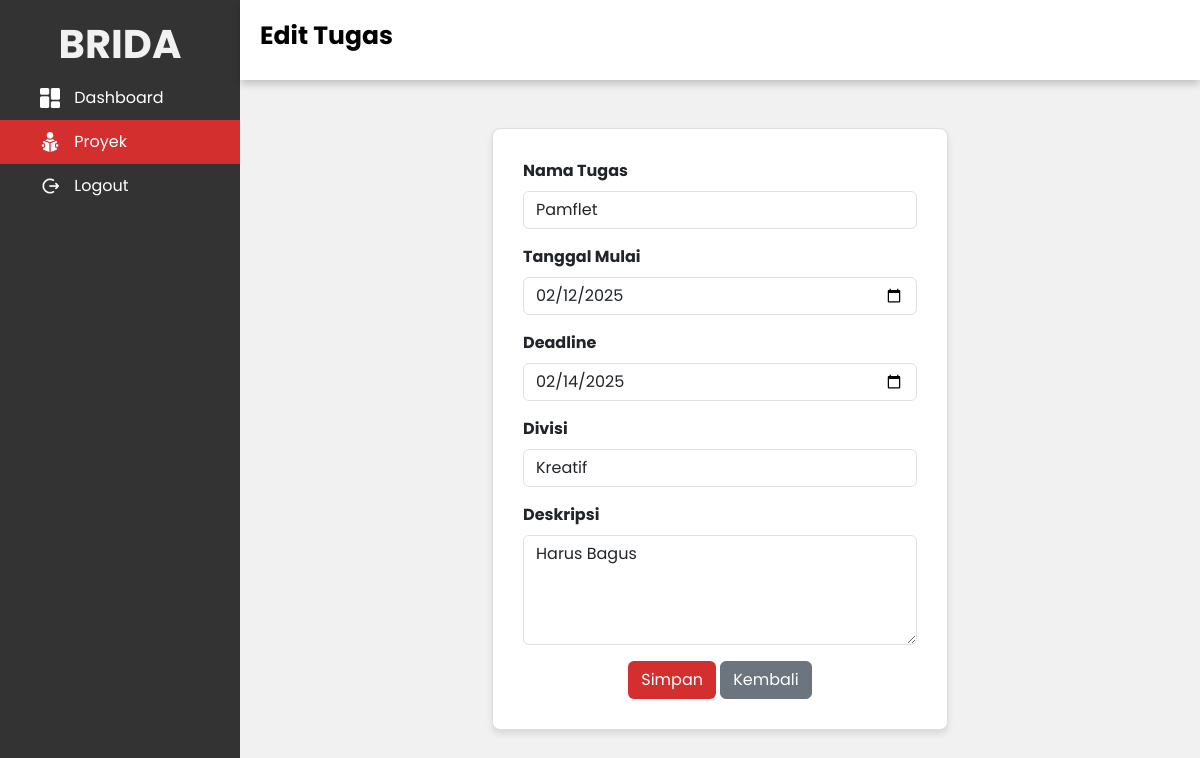
/admin/edit_tugas.php?id=21, run on the app's committed database.
### tables this page shows
CREATE TABLE `tugas` (
  `id` int(11) NOT NULL,
  `proyek_id` int(11) NOT NULL,
  `nama_tugas` varchar(100) NOT NULL,
  `tanggal_mulai` varchar(50) NOT NULL,
  `divisi` varchar(99) NOT NULL,
  `deadline` varchar(100) NOT NULL,
  `deskripsi` varchar(255) NOT NULL,
  `status_tugas` enum('belum selesai','selesai') DEFAULT 'belum selesai',
  `status` enum('Selesai','Belum Selesai') DEFAULT 'Belum Selesai',
  `user_id` int(11) NOT NULL
);

CREATE TABLE `proyek` (
  `id` int(11) NOT NULL,
  `nama` varchar(100) NOT NULL,
  `tanggal_mulai` varchar(50) NOT NULL,
  `divisi` varchar(100) NOT NULL,
  `deskripsi` varchar(255) DEFAULT NULL
);

### admin/edit_tugas.php (the view, shortened to what this page needs)
<?php
include '../koneksi.php';
$id_tugas = isset($_GET['id']) ? $_GET['id'] : '';
$query = "SELECT tugas.*, proyek.divisi FROM tugas
          JOIN proyek ON tugas.proyek_id = proyek.id
          WHERE tugas.id = '$id_tugas'";
$result = $conn->query($query);
$tugas = $result->fetch_assoc();
?>
<!DOCTYPE html>
<html lang="id">
<head>
    <link href="https://cdn.jsdelivr.net/npm/bootstrap@5.3.0-alpha1/dist/css/bootstrap.min.css" rel="stylesheet">
    <link href="https://cdn.jsdelivr.net/npm/sweetalert2@11.5.0/dist/sweetalert2.min.css" rel="stylesheet">
</head>
<body>
<div class="side-menu">
    <div class="brand-name">
        <h1>BRIDA</h1>
    </div>
    <ul>
        <li><a href="dashboard_admin.php"><img src="../image/dashboard (2).png">&nbsp;<span>Dashboard</span></a></li>
        <li><a href="proyek.php" class="active"><img src="../image/reading-book (1).png" alt="">&nbsp;<span>Proyek</span></a></li>
        <li><a href="logout.php"><img src="../image/out.png" alt="">&nbsp;<span>Logout</span></a></li>
    </ul>
</div>
<div class="header">
    <div class="nav">
        <div class="content">
            <h2 class="navbar-brand bordered-title">Edit Tugas</h2>
        </div>
    </div>
</div>
<div class="container mt-5">
    <div class="row justify-content-center">
        <div class="col-md-6">
            <div class="form-container">
                <form method="post">
                    <div class="mb-3">
                        <label for="nama_tugas" class="form-label">Nama Tugas</label>
                        <input type="text" class="form-control" id="nama_tugas" name="nama_tugas" value="<?php echo htmlspecialchars($tugas['nama_tugas']); ?>" placeholder="Masukkan nama tugas">
                    </div>
                    <div class="mb-3">
                        <label for="tanggal_mulai" class="form-label">Tanggal Mulai</label>
                        <input type="date" class="form-control" id="tanggal_mulai" name="tanggal_mulai" value="<?php echo htmlspecialchars($tugas['tanggal_mulai']); ?>">
                    </div>
                    <div class="mb-3">
                        <label for="deadline" class="form-label">Deadline</label>
                        <input type="date" class="form-control" id="deadline" name="deadline" value="<?php echo htmlspecialchars($tugas['deadline']); ?>">
                    </div>
                    <div class="mb-3">
                        <label for="divisi" class="form-label">Divisi</label>
                        <input type="text" class="form-control" id="divisi" name="divisi" value="<?php echo htmlspecialchars($tugas['divisi']); ?>" placeholder="Masukkan divisi" readonly>
                    </div>
                    <div class="mb-3">
                        <label for="deskripsi" class="form-label">Deskripsi</label>
                        <textarea class="form-control" id="deskripsi" name="deskripsi" rows="4" placeholder="Masukkan deskripsi tugas"><?php echo htmlspecialchars($tugas['deskripsi']); ?></textarea>
                    </div>
                    <div class="text-center">
                        <button type="submit" class="btn btn-custom">Simpan</button>
                        <a href="tugas.php?proyek_id=<?php echo $tugas['proyek_id']; ?>" class="btn btn-secondary">Kembali</a>
                    </div>
                </form>
            </div>
        </div>
    </div>
</div>
</body>
</html>

### admin/edit_tugas.php (style rules this page uses)
* { margin: 0; padding: 0; box-sizing: border-box; font-family: 'Poppins', sans-serif; }
body { min-height: 100vh; background-color: #f8f9fa; }
a { text-decoration: none; }
li { list-style: none; }
h1 { color: #f1f1f1; font-weight: bold; }
h2 { color: #444; }
.side-menu { position: fixed; background: #333; width: 20vw; min-height: 100vh; display: flex; flex-direction: column; padding-top: 20px; }
.side-menu ul { padding: 0; }
.side-menu li { width: 100%; }
.side-menu .brand-name { text-align: center; color: white; font-size: 24px; font-weight: bold; }
.side-menu li a { font-size: 16px; padding: 10px 40px; color: white; display: flex; align-items: center; }
.side-menu li a img { width: 20px; margin-right: 10px; }
.side-menu li a.active { background: #d32f2f; }
.container { position: absolute; right: 0; width: 80vw; height: 100vh; background: #f1f1f1; padding-top: 10vh; }
.header { position: fixed; top: 0; right: 0; width: 80vw; height: 10vh; background: white; display: flex; align-items: center; justify-content: space-between; padding: 0 20px; box-shadow: 0 4px 8px rgba(0, 0, 0, 0.2); z-index: 2; }
.bordered-title { font-size: 25px; color: #000; text-decoration: none; font-weight: bold; }
.form-container { background: #fff; padding: 30px; border-radius: 8px; box-shadow: 0 4px 6px rgba(0, 0, 0, 0.1); border: 1px solid #ddd; }
.form-label { font-weight: bold; }
.btn-custom { background-color: #d32f2f; color: #fff; }

### data on the page
tugas: nama_tugas "Pamflet", tanggal_mulai "02/12/2025", deadline "02/14/2025", divisi "Kreatif", deskripsi "Harus Bagus"
